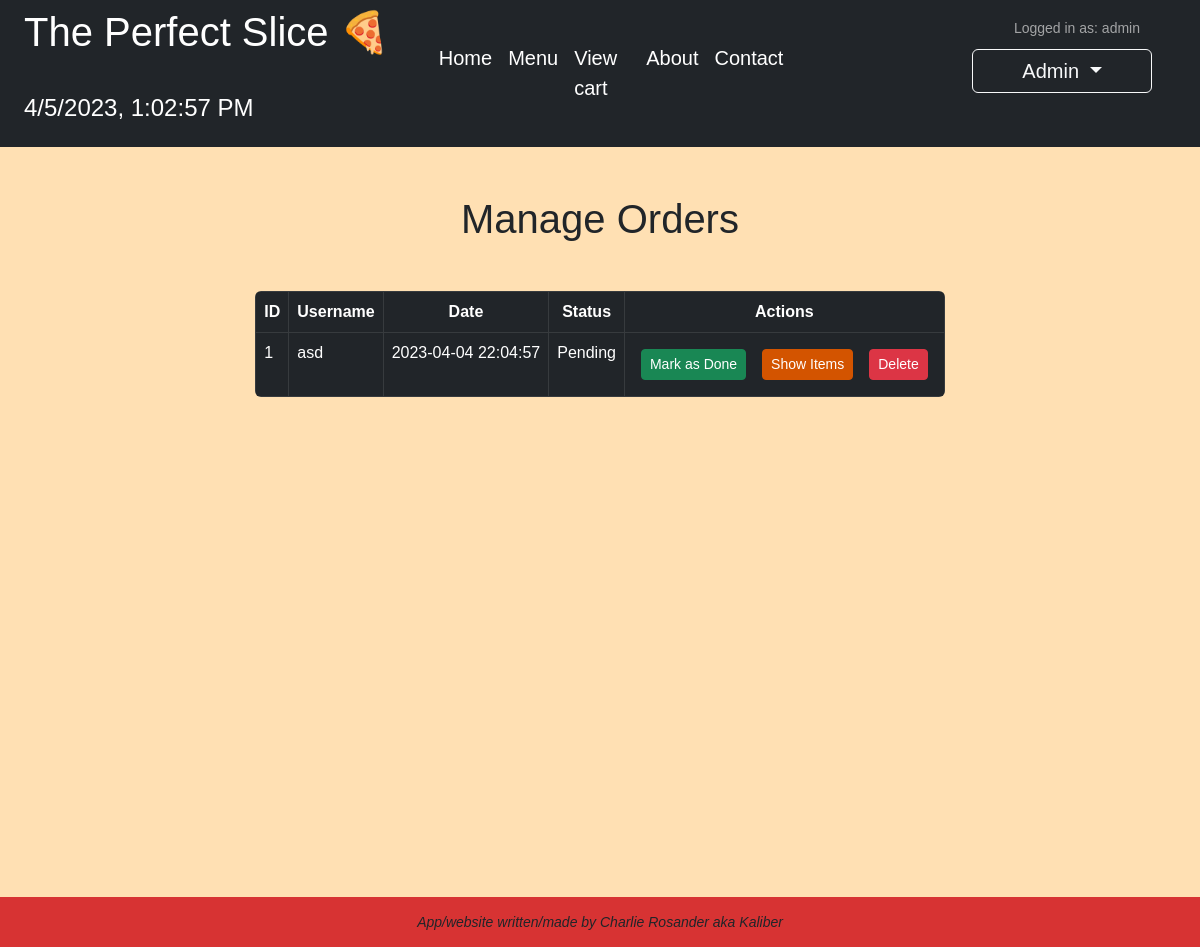
The app's page /orders (signed in), older data.
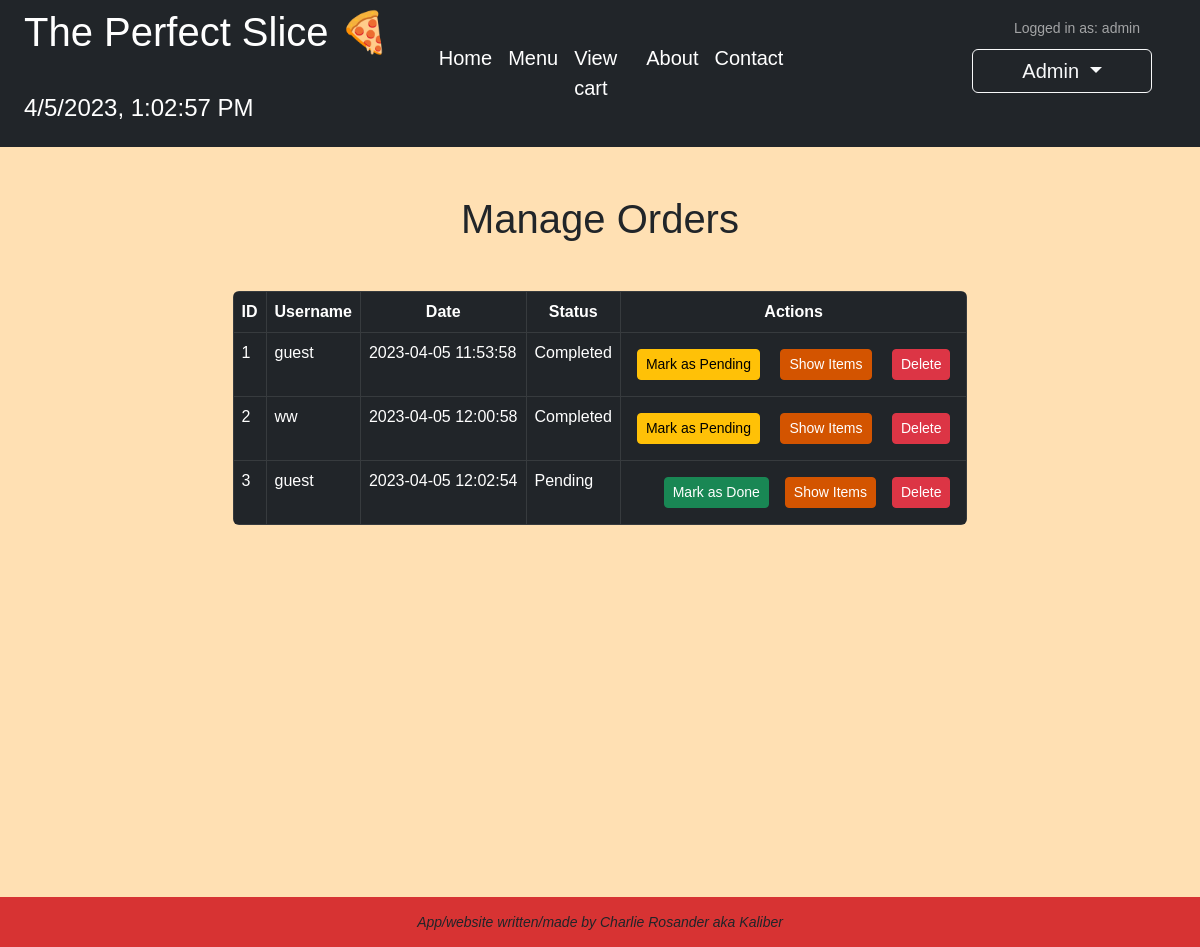
The same page, newer data.
### app.py (models this page shows)
class Orders(db.Model):
    id = db.Column(db.Integer, primary_key=True)
    username = db.Column(db.String(80), nullable=False)
    date = db.Column(db.String(80), nullable=False)
    completed = db.Column(db.Boolean, default=False, nullable=False)
    items = db.relationship('OrderItems', cascade="all, delete", backref='order')

### app.py (the view)
@app.route('/orders')
def orders():
    if session.get('user') == 'admin':
        orders = Orders.query.all()
        return render_template('orders.html', orders=orders)
    else:
        return redirect(url_for('login'))

### templates/orders.html (shortened to what this page needs)
{% extends "index.html" %}
{% block content %}
<section class="intro">
    <div class="gradient-custom-2 my-5 ">
        <div class="mask d-flex align-items-center">
            <div class="container">
                <div class="row justify-content-center">
                    <div class="col-12">
                        <h1 class="text-center text mb-5">Manage Orders</h1>
                        <div class="table-responsive rounded">
                            <table class="table table-dark table-bordered mb-0">
                                <thead>
                                    <tr>
                                        <th>ID</th>
                                        <th>Username</th>
                                        <th>Date</th>
                                        <th>Status</th>
                                        <th>Actions</th>
                                    </tr>
                                </thead>
                                <tbody>
                                    {% for order in orders %}
                                    <tr>
                                        <td>{{ order.id }}</td>
                                        <td>{{ order.username }}</td>
                                        <td>{{ order.date }}</td>
                                        {% if not order.completed %}
                                        <td>Pending</td>
                                        {% else %}
                                        <td>Completed</td>
                                        {% endif %}
                                        <td>
                                            <div class="action-buttons">
                                                {% if not order.completed %}
                                                <form action="{{ url_for('mark_order_as_done', order_id=order.id) }}"
                                                    method="post">
                                                    <button type="submit" class="btn btn-success btn-sm mx-2 my-2">
                                                        Mark as Done
                                                    </button>
                                                </form>
                                                {% else %}
                                                <form action="{{ url_for('mark_order_as_pending', order_id=order.id) }}"
                                                    method="post">
                                                    <button type="submit" class="btn btn-warning btn-sm mx-2 my-2">
                                                        Mark as Pending
                                                    </button>
                                                {% endif %}
                                                <button type="button"
                                                    class="btn btn-primary btn-sm show-items mx-2 my-2"
                                                    data-bs-toggle="collapse" data-bs-target="#items-{{ order.id }}"
                                                    data-order-id="{{ order.id }}">Show Items
                                                </button>
                                                <form action="{{ url_for('delete_order', order_id=order.id) }}"
                                                    method="post">
                                                    <button type="submit" class="btn btn-danger btn-sm mx-2 my-2">
                                                        Delete
                                                    </button>
                                                </form>
                                            </div>
                                        </td>
                                    </tr>
                                    {% endfor %}
                                </tbody>
                            </table>
                        </div>
                    </div>
                </div>
            </div>
        </div>
    </div>
</section>
{% endblock %}

Row changes from the older to the newer data that the page shows:
changed Orders id 1: username "asd" → "guest"; date "2023-04-04 22:04:57" → "2023-04-05 11:53:58"; completed "Pending Mark as Done" → "Completed Mark as Pending"
added Orders: id "2", username "ww", date "2023-04-05 12:00:58", completed "Completed"
added Orders: id "3", username "guest", date "2023-04-05 12:02:54", completed "Pending"
